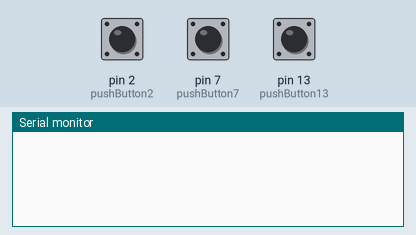
Bench run of a sketch on a simulated Arduino Uno, built with avr-gcc and run on an emulated ATmega328P. Parts: the last lines printed to the serial monitor. Inputs (shaded band) come from the test bench; at power-on: pin 2 (pushButton2) LOW, pin 7 (pushButton7) LOW, pin 13 (pushButton13) LOW.

Above: at 1.2 s.
1.3 s: pin 2 (pushButton2) pulled HIGH for 0.15 s
At 2.4 s:
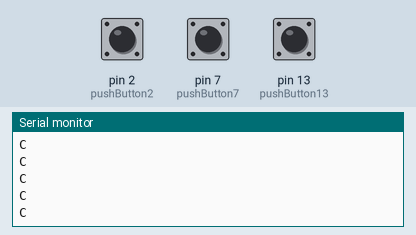
2.9 s: pin 7 (pushButton7) pulled HIGH for 0.15 s
At 3.8 s:
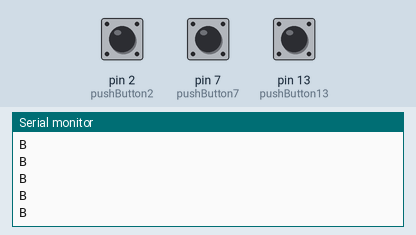
4.5 s: pin 13 (pushButton13) pulled HIGH for 0.15 s
At 5.8 s:
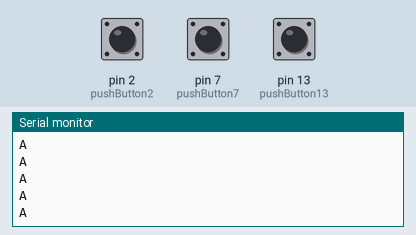
6.1 s: pin 7 (pushButton7) driven HIGH and pin 13 (pushButton13) driven HIGH
At 6.8 s:
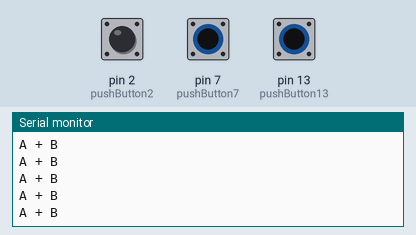

The sketch:

ThreeButtons.ino
```cpp
/*
Modified DigitalReadSerial arduino example

modified for 3 buttons and adds a condition that reads
2 buttons pressed at the same time
*/

// initialize pins that the buttons are on
int pushButton13 = 13;
int pushButton7 = 7;
int pushButton2 = 2;

// the setup routine runs once when you press reset:
void setup() {
  // initialize serial communication at 9600 bits per second:
  Serial.begin(9600);
  // make the pushbutton's pin an input:
  pinMode(pushButton13, INPUT);
  pinMode(pushButton7, INPUT);
  pinMode(pushButton2, INPUT);
}


void loop() {
  int buttonState13 = digitalRead(pushButton13);
  int buttonState7 = digitalRead(pushButton7);
  int buttonState2 = digitalRead(pushButton2);
  // print out the state of the button:
  delay(10);  // delay in between reads for stability

  if( buttonState13 == 1 && buttonState7 == 1){
    Serial.println("A + B");
  } else if (buttonState13 == 1){
    Serial.println("A");
  } else if ( buttonState7 == 1 ){
    Serial.println("B");
  } else if ( buttonState2 == 1 ){
    Serial.println("C");
  }


}
```

Measured:
- after the input at 1.3 s, the serial monitor: prints a new line at once (image 1)
- after the input at 2.9 s, the serial monitor: prints a new line at once (image 2)
- after the input at 4.5 s, the serial monitor: prints a new line at once (image 3)
- after the input at 6.1 s, the serial monitor: prints a new line at once (image 4)
